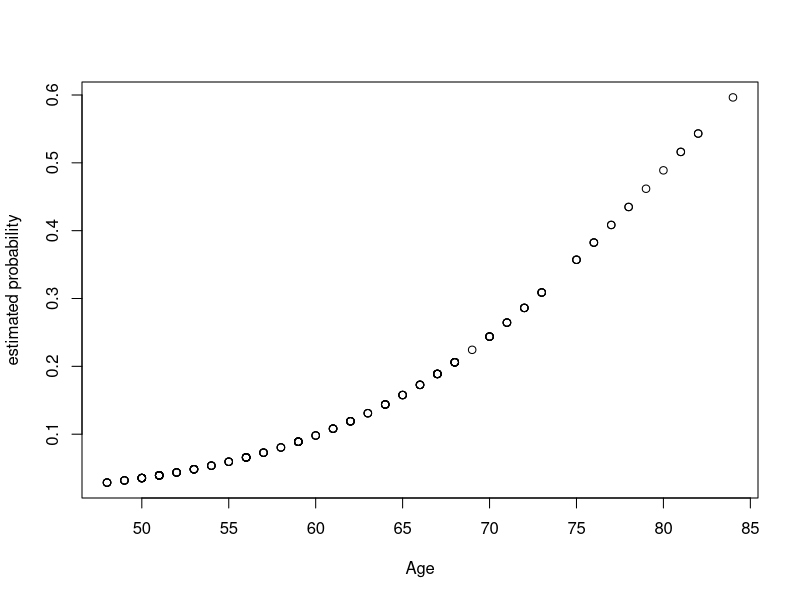
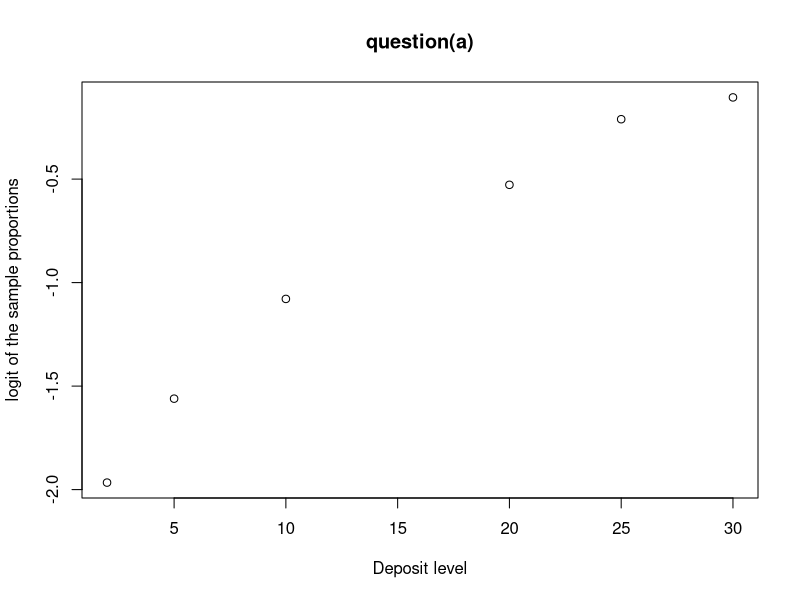
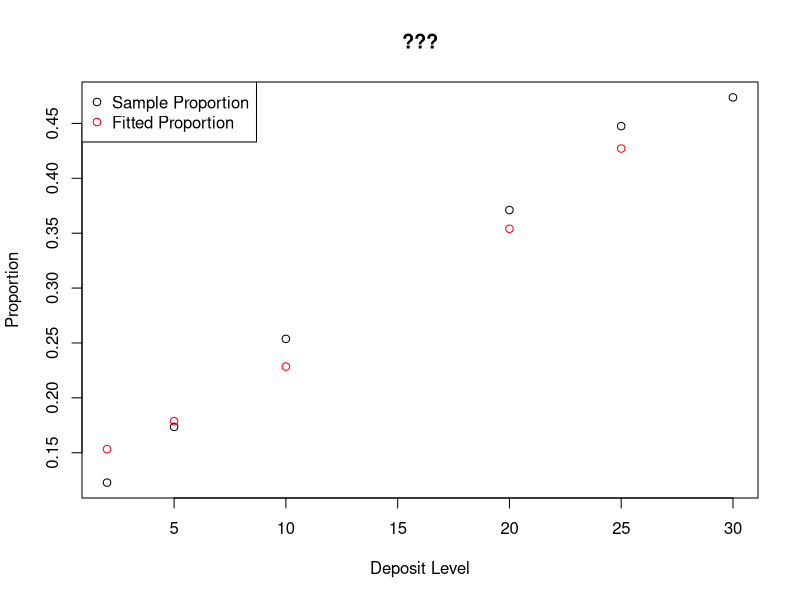

Recreate these plots in R, in order. (Note: this script raises an error after producing the figures.)
library(readxl)
flu <- read_excel('flu.xlsx')
flu

# 1
# train logistic regression
flu.fit = glm(Shot~Age, family=binomial(), data=flu)
flu.fit

# MLE estimates for beta0 and beta1
flu.fit$coefficients[1] # beta0
flu.fit$coefficients[2] # beta1

# plot
plot(flu$Age, flu.fit$fitted.values ,xlab='Age', ylab='estimated probability')

# estimate 55 y.o.
test.55=data.frame(55)
colnames(test.55)='Age'
prob=predict(flu.fit,test.55,type="response")
result=predict(flu.fit,test.55,se.fit = TRUE)
result

confidence_interval=c(result$fit-1.96*result$se.fit,result$fit+1.96*result$se.fit)
link_function=function(x){
  return(exp(x)/(1+exp(x)))
}
c(link_function(confidence_interval[1]),link_function(confidence_interval[2]))

# interpret exp(beta1hat)
exp(flu.fit$coefficients[2])

# the odds of getting the flu at age X + 1 is about 1.114869 times the odds of 
# getting the flu at age X. 

# 2a
# Obtain an estimate of the age at which the probability of getting the flu is 0.5.
logit=function(x){
  return(log(x/(1-x)))
}
age_0.5=(logit(0.5)-flu.fit$coefficients[1])/flu.fit$coefficients[2]

summary(flu.fit)

# 2c
c(0.10874-1.96*0.02737,0.10874+1.96*0.02737)

###

# 3
bottle <- read_excel('BottleReturn.xlsx')
bottle
colnames(bottle) <- c('Number_Returned', 'Number_sold', 'Deposit_level')

bottle.fit = glm(cbind(Number_Returned,Number_sold)~Deposit_level, data=bottle, family=binomial())
plot(bottle$Deposit_level, logit(bottle$Number_Returned/(bottle$Number_Returned+bottle$Number_sold)),
     ylab='logit of the sample proportions', xlab='Deposit level', main='question(a)')

# 3b
bottle.fit = glm(cbind(Number_Returned,Number_sold)~Deposit_level,data=bottle,family=binomial())
bottle.fit$coefficients[1]
bottle.fit$coefficients[2]

# 3c
plot(bottle$Deposit_level, bottle$Number_Returned/(bottle$Number_Returned+bottle$Number_sold),
     xlab='Deposit Level',ylab='Proportion', main='???')
points(bottle$Deposit_level, bottle.fit$fitted.values,col='red')
legend("topleft", c("Sample Proportion", "Fitted Proportion"), pch = 1, col = c("black", "red"))

# 3d
res.D=residuals(bottle.fit,type='deviance')
res.P=residuals(bottle.fit,type='pearson')
res.P.standard=rstandard(bottle.fit)
res.D.standard=rstudent(bottle.fit)

###
# 4a
test.15=data.frame(15)
colnames(test.15)='Deposit_level'
predict(bottle.fit,test.15,type='response')

# 4b
beetles_0.75=(logit(0.75)-bottle.fit$coefficients[1])/bottle.fit$coefficients[2]
beetles_0.75

# 4c
summary(bottle.fit)
c(0.061544-1.96*0.007674,0.061544+1.96*0.007674)

# 4d
anova(bottle.fit,test='Chi')
bottle.fit$null.deviance-bottle.fit$deviance > qchisq(0.95,1)

bottle.fit$deviance>qchisq(0.95,length(bottle.fit$fitted.values)-2)

1-pchisq(bottle.fit$deviance,length(bottle.fit$fitted.values)-2)

# 5b
expected_counts_returned = (bottle$Number_Returned+bottle$Number_sold)*bottle.fit$fitted.values
expected_counts_returned

expected_counts_sold = (bottle$Number_Returned+bottle$Number_sold)*(1-bottle.fit$fitted.values)
expected_counts_sold

sum((bottle$Number_Returned-expected_counts_returned)^2/expected_counts_returned)+sum((bottle$Number_sold-expected_counts_sold)^2/expected_counts_sold)

cbind(bottle$Number_Returned,expected_counts_returned,
      bottle$Number_sold, expected_counts_sold)

X2=sum((returned-expected_counts_killed2)^2/expected_counts_killed2)+sum((not_killed-expected_counts_not_killed2)^2/expected_counts_not_killed2)
1-pchisq(X2,4)